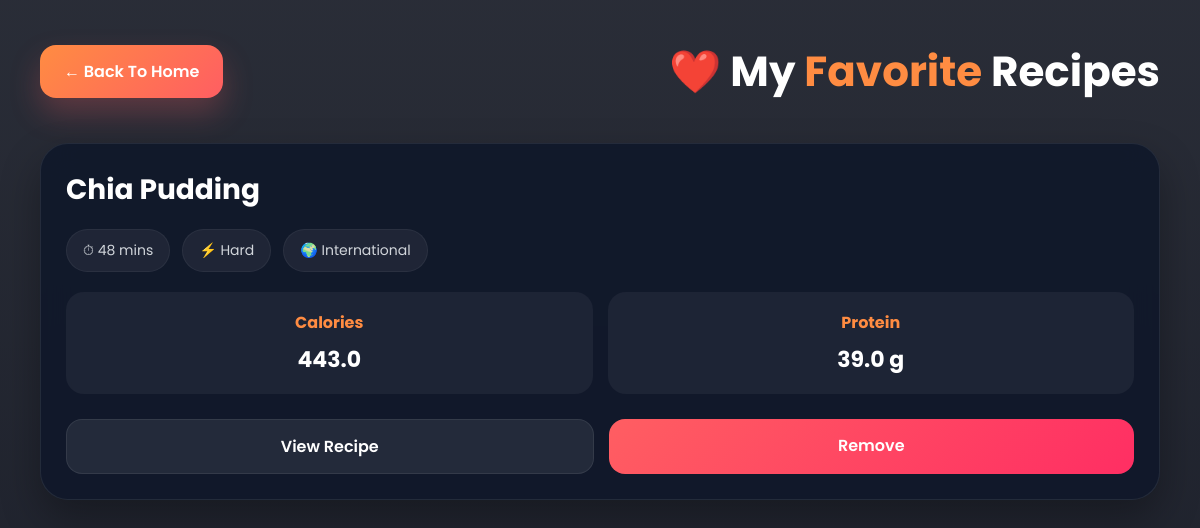
The page /favorites/ (signed in) on the database its author committed.
### recipes/models.py (models this page shows, shortened)
class Favorite(models.Model):
    user = models.ForeignKey(
        User,
        on_delete=models.CASCADE
    )
    recipe = models.ForeignKey(
        Recipe,
        on_delete=models.CASCADE
    )
    created_at = models.DateTimeField(
        auto_now_add=True
    )

class Recipe(models.Model):
    name = models.CharField(max_length=200)
    ingredients = models.ManyToManyField(Ingredient)
    instructions = models.TextField()
    cooking_time = models.IntegerField()
    difficulty = models.CharField(max_length=50)
    cuisine = models.CharField(
    max_length=100,
    null=True,
    blank=True)
    image = models.ImageField(upload_to='recipe_images/', null=True, blank=True)
    user = models.ForeignKey(User, on_delete=models.CASCADE, null=True, blank=True)
    popularity_score = models.IntegerField(default=0)

class Nutrition(models.Model):
    recipe = models.OneToOneField(Recipe, on_delete=models.CASCADE)
    calories = models.FloatField()
    protein = models.FloatField()
    carbs = models.FloatField()
    fats = models.FloatField()

### recipes/views.py (the view)
@login_required
def favorites(request):
    favorite_items = Favorite.objects.filter(
        user=request.user
    ).select_related('recipe')
    return render(request, 'favorites.html', {
        'favorite_items': favorite_items
    })

### recipes/templates/favorites.html (shortened to what this page needs)
<!DOCTYPE html>
<html lang="en">
<head>
</head>
<body>
<div class="container">
    <div class="top-bar">
        <a
            href="/"
            class="back-btn"
        >
            ← Back To Home
        </a>
        <h1 class="page-title">
            ❤️ My <span>Favorite</span> Recipes
        </h1>
    </div>
    {% if favorite_items %}
    <div class="recipe-grid">
        {% for item in favorite_items %}
        <div class="recipe-card">
            <div class="recipe-content">
                <div class="recipe-title">
                    {{ item.recipe.name }}
                </div>
                <div class="info-grid">
                    <div class="info-tag">
                        ⏱ {{ item.recipe.cooking_time }} mins
                    </div>
                    <div class="info-tag">
                        ⚡ {{ item.recipe.difficulty }}
                    </div>
                    <div class="info-tag">
                        🌍 {{ item.recipe.cuisine }}
                    </div>
                </div>
                {% if item.recipe.nutrition %}
                <div class="nutrition-box">
                    <div class="nutrition-card">
                        <h4>Calories</h4>
                        <p>
                            {{ item.recipe.nutrition.calories }}
                        </p>
                    </div>
                    <div class="nutrition-card">
                        <h4>Protein</h4>
                        <p>
                            {{ item.recipe.nutrition.protein }} g
                        </p>
                    </div>
                </div>
                {% endif %}
                <div class="button-group">
                    <a
                        href="/recipe/{{ item.recipe.id }}/"
                        class="favorite-btn view-btn"
                    >
                        View Recipe
                    </a>
                    <a
                        href="/favorite/{{ item.recipe.id }}/"
                        class="favorite-btn remove-btn"
                    >
                        Remove
                    </a>
                </div>
            </div>
        </div>
        {% endfor %}
    </div>
    {% endif %}
</div>
</body>
</html>

### recipes/templates/favorites.html (style rules this page uses)
* { margin:0; padding:0; box-sizing:border-box; }
body { font-family:'Poppins',sans-serif; background: linear-gradient( rgba(4,8,20,0.85), rgba(4,8,20,0.9) ), url('https://images.unsplash.com/photo-1498837167922-ddd27525d352?q=80&w=1800&auto=format&fit=crop'); background-size:cover; background-position:center; background-attachment:fixed; min-height:100vh; padding:40px; }
.container { max-width:1450px; margin:auto; }
.top-bar { display:flex; justify-content:space-between; align-items:center; margin-bottom:40px; flex-wrap:wrap; gap:20px; }
.page-title { font-size:42px; color:white; font-weight:700; }
.page-title span { color:#ff8c42; }
.back-btn { text-decoration:none; background: linear-gradient( 135deg, #ff8c42, #ff5e62 ); color:white; padding:14px 24px; border-radius:16px; font-weight:600; transition:0.35s ease; box-shadow: 0 15px 30px rgba(255,94,98,0.25); }
.recipe-grid { display:grid; grid-template-columns: repeat(auto-fit,minmax(340px,1fr)); gap:35px; }
.recipe-card { background: rgba(15,23,42,0.85); backdrop-filter:blur(16px); border-radius:28px; overflow:hidden; border:1px solid rgba(255,255,255,0.08); box-shadow: 0 18px 40px rgba(0,0,0,0.3); transition:0.45s ease; }
.recipe-content { padding:25px; }
.recipe-title { font-size:28px; font-weight:700; margin-bottom:18px; color:white; }
.info-grid { display:flex; flex-wrap:wrap; gap:12px; margin-bottom:20px; }
.info-tag { background: rgba(255,255,255,0.06); color:#d1d5db; padding:10px 16px; border-radius:30px; font-size:14px; border:1px solid rgba(255,255,255,0.05); }
.nutrition-box { margin-top:20px; display:grid; grid-template-columns: repeat(2,1fr); gap:15px; }
.nutrition-card { background: rgba(255,255,255,0.05); padding:18px; border-radius:18px; text-align:center; transition:0.35s ease; }
.nutrition-card h4 { color:#ff8c42; margin-bottom:8px; font-size:16px; }
.nutrition-card p { color:white; font-size:22px; font-weight:700; }
.button-group { display:flex; gap:15px; margin-top:25px; }
.favorite-btn { flex:1; text-align:center; text-decoration:none; padding:14px; border-radius:16px; font-weight:600; transition:0.35s ease; }
.remove-btn { background: linear-gradient( 135deg, #ff5e62, #ff2e63 ); color:white; }
.view-btn { background: rgba(255,255,255,0.08); color:white; border:1px solid rgba(255,255,255,0.08); }

### rows shown on the page
Favorite: recipe.name "Chia Pudding", recipe.cooking_time "48", recipe.difficulty "Hard", recipe.cuisine "International", recipe.nutrition.calories "443.0", recipe.nutrition.protein "39.0"
